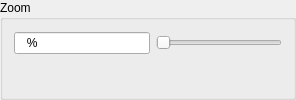
          <widget class="QGroupBox" name="zoomGroup">
           <property name="minimumSize">
            <size>
             <width>0</width>
             <height>0</height>
            </size>
           </property>
           <property name="title">
            <string>Zoom</string>
           </property>
           <layout class="QVBoxLayout" name="verticalLayout_11">
            <item>
             <layout class="QHBoxLayout" name="horizontalLayout_5" stretch="1,0">
              <item>
               <widget class="QLineEdit" name="zoomEdit">
                <property name="maximumSize">
                 <size>
                  <width>16777215</width>
                  <height>16777215</height>
                 </size>
                </property>
                <property name="statusTip">
                 <string>Enter a desired zoom level</string>
                </property>
                <property name="inputMask">
                 <string extracomment="First characted must be 1-9; second must be 0-9; third (0-9) is optional; ends with %">D90%; </string>
                </property>
               </widget>
              </item>
              <item>
               <widget class="QSlider" name="zoomSlider">
                <property name="minimumSize">
                 <size>
                  <width>126</width>
                  <height>0</height>
                 </size>
                </property>
                <property name="maximumSize">
                 <size>
                  <width>126</width>
                  <height>16777215</height>
                 </size>
                </property>
                <property name="statusTip">
                 <string>Drag slider to change zoom level</string>
                </property>
                <property name="maximum">
                 <number>999</number>
                </property>
                <property name="orientation">
                 <enum>Qt::Horizontal</enum>
                </property>
               </widget>
              </item>
             </layout>
            </item>
            <item>
             <layout class="QHBoxLayout" name="zoomLayout" stretch="0,0,0,0,0,0,0,0">
              <property name="spacing">
               <number>2</number>
              </property>
              <item>
               <spacer name="horizontalSpacer_2">
                <property name="orientation">
                 <enum>Qt::Horizontal</enum>
                </property>
                <property name="sizeHint" stdset="0">
                 <size>
                  <width>40</width>
                  <height>20</height>
                 </size>
                </property>
               </spacer>
              </item>
              <item>
               <widget class="QPushButton" name="zoomOutButton">
                <property name="maximumSize">
                 <size>
                  <width>28</width>
                  <height>16777215</height>
                 </size>
                </property>
                <property name="toolTip">
                 <string>Zoom Out</string>
                </property>
                <property name="statusTip">
                 <string>Zoom out of the image</string>
                </property>
                <property name="text">
                 <string/>
                </property>
                <property name="icon">
                 <iconset resource="ncm_qmarkup.qrc">
                  <normaloff>:/images/zoom_out.png</normaloff>:/images/zoom_out.png</iconset>
                </property>
                <property name="iconSize">
                 <size>
                  <width>24</width>
                  <height>24</height>
                 </size>
                </property>
                <property name="flat">
                 <bool>true</bool>
                </property>
               </widget>
              </item>
              <item>
               <widget class="QPushButton" name="zoomInButton">
                <property name="maximumSize">
                 <size>
                  <width>28</width>
                  <height>16777215</height>
                 </size>
                </property>
                <property name="toolTip">
                 <string>Zoom In</string>
                </property>
                <property name="statusTip">
                 <string>Zoom into the image</string>
                </property>
                <property name="text">
                 <string/>
                </property>
                <property name="icon">
                 <iconset resource="ncm_qmarkup.qrc">
                  <normaloff>:/images/zoom_in.png</normaloff>:/images/zoom_in.png</iconset>
                </property>
                <property name="iconSize">
                 <size>
                  <width>24</width>
                  <height>24</height>
                 </size>
                </property>
                <property name="flat">
                 <bool>true</bool>
                </property>
               </widget>
              </item>
              <item>
               <spacer name="horizontalSpacer">
                <property name="orientation">
                 <enum>Qt::Horizontal</enum>
                </property>
                <property name="sizeHint" stdset="0">
                 <size>
                  <width>40</width>
                  <height>20</height>
                 </size>
                </property>
               </spacer>
              </item>
              <item>
               <widget class="QPushButton" name="zoomFitButton">
                <property name="maximumSize">
                 <size>
                  <width>28</width>
                  <height>16777215</height>
                 </size>
                </property>
                <property name="toolTip">
                 <string>Fit</string>
                </property>
                <property name="statusTip">
                 <string>Scale the image to fit within the viewport</string>
                </property>
                <property name="whatsThis">
                 <string>&lt;!DOCTYPE HTML PUBLIC &quot;-//W3C//DTD HTML 4.0//EN&quot; &quot;http://www.w3.org/TR/REC-html40/strict.dtd&quot;&gt;
&lt;html&gt;&lt;head&gt;&lt;meta name=&quot;qrichtext&quot; content=&quot;1&quot; /&gt;&lt;style type=&quot;text/css&quot;&gt;
p, li { white-space: pre-wrap; }
&lt;/style&gt;&lt;/head&gt;&lt;body style=&quot; font-family:'MS Shell Dlg 2'; font-size:8.25pt; font-weight:400; font-style:normal;&quot;&gt;
&lt;p style=&quot; margin-top:0px; margin-bottom:0px; margin-left:0px; margin-right:0px; -qt-block-indent:0; text-indent:0px;&quot;&gt;&lt;span style=&quot; font-size:8pt;&quot;&gt;Scales the image such that the image just fits within the window in which it is viewed.&lt;/span&gt;&lt;/p&gt;
&lt;p style=&quot;-qt-paragraph-type:empty; margin-top:0px; margin-bottom:0px; margin-left:0px; margin-right:0px; -qt-block-indent:0; text-indent:0px; font-size:8pt;&quot;&gt;&lt;/p&gt;&lt;/body&gt;&lt;/html&gt;</string>
                </property>
                <property name="text">
                 <string/>
                </property>
                <property name="icon">
                 <iconset resource="ncm_qmarkup.qrc">
                  <normaloff>:/images/fit_both.png</normaloff>:/images/fit_both.png</iconset>
                </property>
                <property name="iconSize">
                 <size>
                  <width>24</width>
                  <height>24</height>
                 </size>
                </property>
                <property name="flat">
                 <bool>true</bool>
                </property>
               </widget>
              </item>
              <item>
               <widget class="QPushButton" name="zoomFitWButton">
                <property name="maximumSize">
                 <size>
                  <width>28</width>
                  <height>16777215</height>
                 </size>
                </property>
                <property name="toolTip">
                 <string>Fit Width</string>
                </property>
                <property name="statusTip">
                 <string>Scale the image such that its width matches that of the viewport</string>
                </property>
                <property name="whatsThis">
                 <string>&lt;!DOCTYPE HTML PUBLIC &quot;-//W3C//DTD HTML 4.0//EN&quot; &quot;http://www.w3.org/TR/REC-html40/strict.dtd&quot;&gt;
&lt;html&gt;&lt;head&gt;&lt;meta name=&quot;qrichtext&quot; content=&quot;1&quot; /&gt;&lt;style type=&quot;text/css&quot;&gt;
p, li { white-space: pre-wrap; }
&lt;/style&gt;&lt;/head&gt;&lt;body style=&quot; font-family:'MS Shell Dlg 2'; font-size:8.25pt; font-weight:400; font-style:normal;&quot;&gt;
&lt;p style=&quot; margin-top:0px; margin-bottom:0px; margin-left:0px; margin-right:0px; -qt-block-indent:0; text-indent:0px;&quot;&gt;&lt;span style=&quot; font-size:8pt;&quot;&gt;Sizes the image such that the width of the image matches the width of the window in which it is viewed.&lt;/span&gt;&lt;/p&gt;
&lt;p style=&quot;-qt-paragraph-type:empty; margin-top:0px; margin-bottom:0px; margin-left:0px; margin-right:0px; -qt-block-indent:0; text-indent:0px; font-size:8pt;&quot;&gt;&lt;/p&gt;&lt;/body&gt;&lt;/html&gt;</string>
                </property>
                <property name="text">
                 <string/>
                </property>
                <property name="icon">
                 <iconset resource="ncm_qmarkup.qrc">
                  <normaloff>:/images/fit_width.png</normaloff>:/images/fit_width.png</iconset>
                </property>
                <property name="iconSize">
                 <size>
                  <width>24</width>
                  <height>24</height>
                 </size>
                </property>
                <property name="flat">
                 <bool>true</bool>
                </property>
               </widget>
              </item>
              <item>
               <widget class="QPushButton" name="zoomFitHButton">
                <property name="maximumSize">
                 <size>
                  <width>28</width>
                  <height>16777215</height>
                 </size>
                </property>
                <property name="toolTip">
                 <string>Fit Height</string>
                </property>
                <property name="statusTip">
                 <string>Scale the image such that its height matches that of the viewport</string>
                </property>
                <property name="whatsThis">
                 <string/>
                </property>
                <property name="text">
                 <string/>
                </property>
                <property name="icon">
                 <iconset resource="ncm_qmarkup.qrc">
                  <normaloff>:/images/fit_height.png</normaloff>:/images/fit_height.png</iconset>
                </property>
                <property name="iconSize">
                 <size>
                  <width>24</width>
                  <height>24</height>
                 </size>
                </property>
                <property name="flat">
                 <bool>true</bool>
                </property>
               </widget>
              </item>
              <item>
               <spacer name="horizontalSpacer_3">
                <property name="orientation">
                 <enum>Qt::Horizontal</enum>
                </property>
                <property name="sizeHint" stdset="0">
                 <size>
                  <width>40</width>
                  <height>20</height>
                 </size>
                </property>
               </spacer>
              </item>
             </layout>
            </item>
           </layout>
          </widget>
